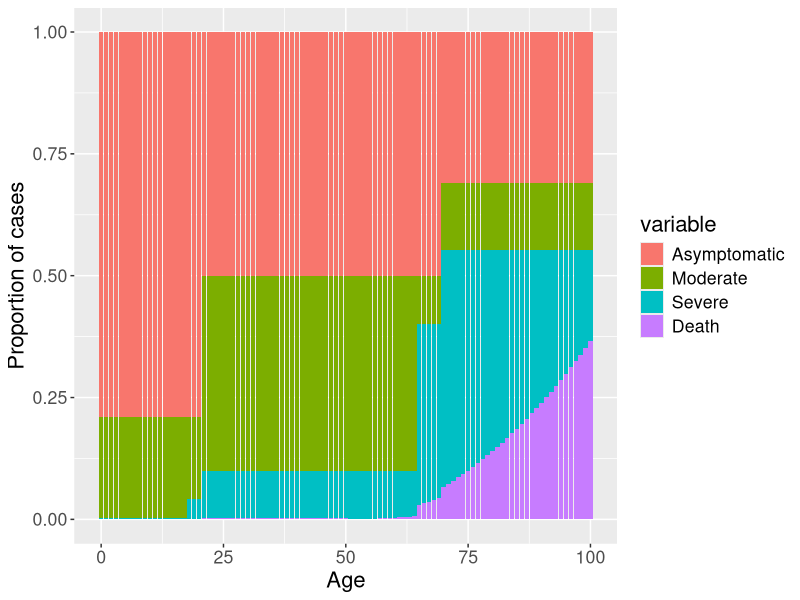

This chart was generated by the following R code:
library(ggplot2)
library(reshape2)

ages <- 0:100
outcomeDF <- data.frame(ages)
names(outcomeDF) <- "Age"

outcomeDF$Asymptomatic <- 0.5
outcomeDF$Asymptomatic[outcomeDF$Age <= 20] <- 0.79
outcomeDF$Asymptomatic[outcomeDF$Age >= 70] <- 0.31

outcomeDF$Moderate <- 1 - outcomeDF$Asymptomatic
outcomeDF$Moderate[outcomeDF$Age < 18] <- outcomeDF$Moderate[outcomeDF$Age < 18] * 0.99
outcomeDF$Moderate[outcomeDF$Age >= 18 & outcomeDF$Age < 65] <- outcomeDF$Moderate[outcomeDF$Age >= 18 & outcomeDF$Age < 65] * 0.8
outcomeDF$Moderate[outcomeDF$Age >= 65] <- outcomeDF$Moderate[outcomeDF$Age >= 65] * 0.2

outcomeDF$Severe <- 1 - outcomeDF$Asymptomatic
outcomeDF$Severe[outcomeDF$Age < 18] <- outcomeDF$Severe[outcomeDF$Age < 18] * 0.01
outcomeDF$Severe[outcomeDF$Age >= 18 & outcomeDF$Age < 65] <- outcomeDF$Severe[outcomeDF$Age >= 18 & outcomeDF$Age < 65] * 0.2
outcomeDF$Severe[outcomeDF$Age >= 65] <- outcomeDF$Severe[outcomeDF$Age >= 65] * 0.8

outcomeDF$Death <- outcomeDF$Severe
outcomeDF$Death <- ifelse(outcomeDF$Age > 50, outcomeDF$Death * 0.6 * (((outcomeDF$Age - 50) / 50) + 0.05) ^2, outcomeDF$Death * 0.5 * 0.05)

outcomeDF$Severe <- outcomeDF$Severe - outcomeDF$Death

outcomeDFMelt <- melt(outcomeDF, id.vars = 1)
caseOutcomes <- ggplot(outcomeDFMelt, aes(x = Age, y = value, fill = variable)) + geom_bar(stat = "identity") + ylab("Proportion of cases") + theme(text = element_text(size = 16))
       